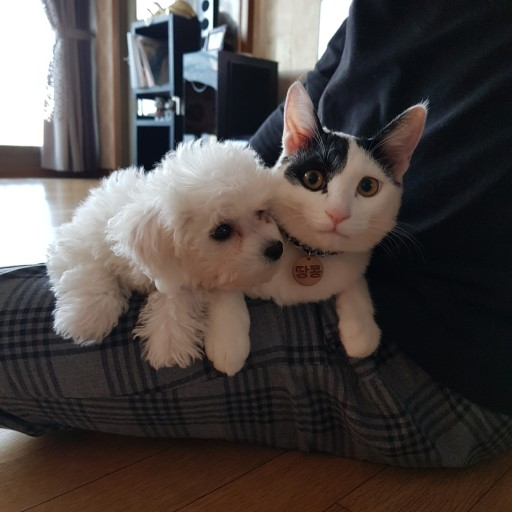
#> input picture 6_2_Image_Blending_A.jpg, 512 x 512 px
$ python ImageBlending.py
#> lines starting #> are read from the running program, lines starting #| are printed output that depends on the picture
import cv2
import numpy as np

def nothing(x):
    pass

fname_1 = '6_2_Image_Blending_A.jpg'
fname_2 = '6_2_Image_Blending_B.jpg'

cv2.namedWindow('JetsonNano_Image_Blending')
cv2.createTrackbar('W', 'JetsonNano_Image_Blending', 0, 100, nothing)
#> slider 'W' is set to 33

img_1 = cv2.imread(fname_1)
#> img_1 is the input picture: shape (512, 512, 3); mean B, G, R 69, 71.3, 78.2
img_2 = cv2.imread(fname_2)
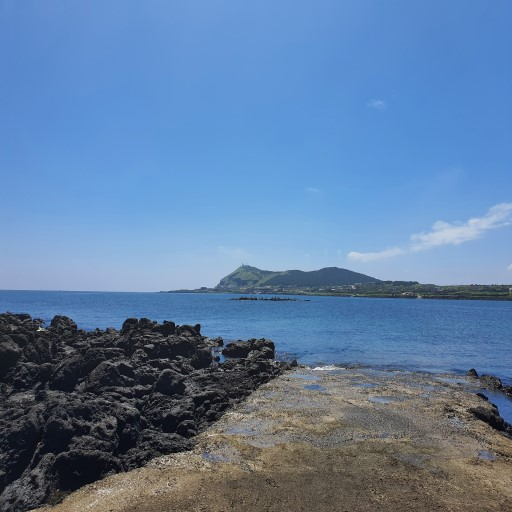
#> input picture 6_2_Image_Blending_B.jpg, 512 x 512 px
#> img_2 is the input picture: shape (512, 512, 3); mean B, G, R 162, 125.7, 95.4

while(True):
    w = cv2.getTrackbarPos('W', 'JetsonNano_Image_Blending')
    dst = cv2.addWeighted(img_1, float(100-w)*0.01, img_2, float(w)*0.01, 0)
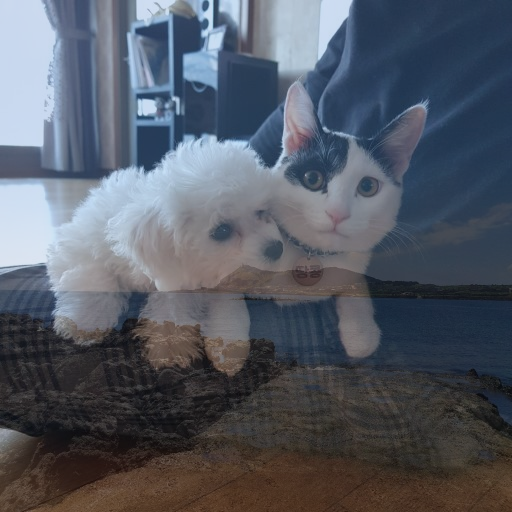
#> dst: shape (512, 512, 3); mean B, G, R 99.7, 89.3, 83.9
    cv2.imshow('JetsonNano_Image_Blending', dst)
    if cv2.waitKey(1) & 0xFF == 27:
#> (key Esc is pressed here)
        break

cv2.destroyAllWindows()
